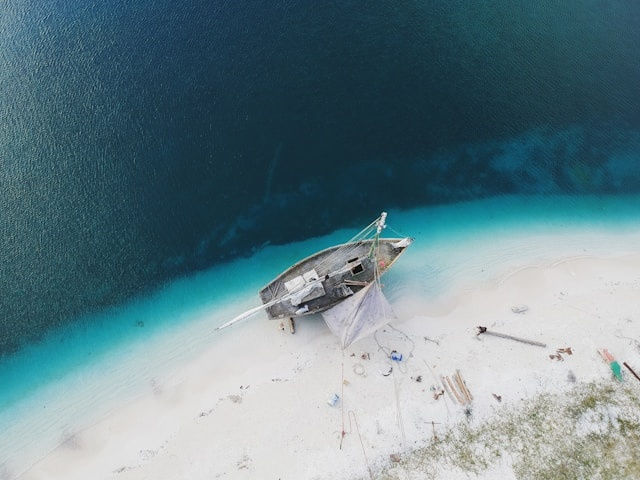
#> input picture docs/gallery/maritime/maritime_01.jpg, 640 x 480 px
$ python generate_demo_images.py
#> lines starting #> are read from the running program, lines starting #| are printed output that depends on the picture
#!/usr/bin/env python3
"""Generate demo comparison image for crossdomain-object-tracker README."""

import matplotlib
matplotlib.use('Agg')
import matplotlib.pyplot as plt
import matplotlib.patches as mpatches
import json
from pathlib import Path
import numpy as np
import os

os.chdir(Path(__file__).resolve().parent.parent)

# Load results
with open("docs/results.json") as f:
#> (reads docs/results.json from the repository)
    data = json.load(f)

fig = plt.figure(figsize=(16, 10))
fig.suptitle("Cross-Domain Object Detection Comparison (YOLOv8n)", fontsize=16, fontweight='bold', y=0.98)

domains = ["maritime", "driving", "campus", "indoor"]
domain_colors = {"maritime": "#0ea5e9", "driving": "#f59e0b", "campus": "#10b981", "indoor": "#8b5cf6"}
domain_labels = {"maritime": "Maritime\n(PoLaRIS)", "driving": "Driving\n(CoVLA)", "campus": "Campus\n(MCD)", "indoor": "Indoor\n(HM3D-OVON)"}

# Top row: sample images or placeholder cards
for i, domain in enumerate(domains):
    ax = fig.add_subplot(2, 4, i + 1)
    img_path = Path(f"docs/gallery/{domain}/{domain}_01.jpg")
    if img_path.exists():
        import matplotlib.image as mpimg
        img = mpimg.imread(str(img_path))
#> img is the input picture: shape (480, 640, 3); mean R, G, B 101.6, 128.5, 136.5
        ax.imshow(img)
    else:
        # Create a stylish placeholder card
        color = domain_colors[domain]
        ax.set_facecolor('#f8f9fa')
        rect = mpatches.FancyBboxPatch((0.05, 0.05), 0.9, 0.9, boxstyle="round,pad=0.05",
                                        facecolor=color, alpha=0.15, edgecolor=color, linewidth=2,
                                        transform=ax.transAxes)
        ax.add_patch(rect)
        stats = data["domains"][domain]["stats"]
        classes_str = ", ".join(list(stats["classes"].keys())[:3])
        ax.text(0.5, 0.55, domain.upper(), transform=ax.transAxes, ha='center', va='center',
                fontsize=14, fontweight='bold', color=color)
        ax.text(0.5, 0.38, f"{stats['total_detections']} detections", transform=ax.transAxes,
                ha='center', va='center', fontsize=10, color='#555555')
        ax.text(0.5, 0.25, f"avg conf: {stats['avg_confidence']:.3f}", transform=ax.transAxes,
                ha='center', va='center', fontsize=9, color='#777777')
        ax.text(0.5, 0.12, classes_str, transform=ax.transAxes,
                ha='center', va='center', fontsize=8, color='#999999', style='italic')
        ax.set_xlim(0, 1)
        ax.set_ylim(0, 1)

    ax.set_title(domain_labels[domain], fontsize=11, color=domain_colors[domain], fontweight='bold')
    ax.axis('off')

# Bottom left: detection count bar chart
ax_bar = fig.add_subplot(2, 2, 3)
counts = [data["domains"][d]["stats"]["total_detections"] for d in domains]
bars = ax_bar.bar(range(len(domains)), counts, color=[domain_colors[d] for d in domains], edgecolor='white', linewidth=1.5)
ax_bar.set_xticks(range(len(domains)))
ax_bar.set_xticklabels([d.capitalize() for d in domains])
ax_bar.set_ylabel("Total Detections")
ax_bar.set_title("Detection Count by Domain", fontweight='bold')
ax_bar.spines['top'].set_visible(False)
ax_bar.spines['right'].set_visible(False)
for bar, count in zip(bars, counts):
    ax_bar.text(bar.get_x() + bar.get_width() / 2, bar.get_height() + 0.3,
                str(count), ha='center', fontweight='bold', fontsize=11)
#> this loop made 4 passes
#> count on passes 1 to 4: 1, 22, 17, 6

# Bottom right: class distribution (stacked bar by domain)
ax_class = fig.add_subplot(2, 2, 4)
all_classes = set()
for d in domains:
    all_classes.update(data["domains"][d]["stats"]["classes"].keys())
top_classes = sorted(all_classes,
                     key=lambda c: sum(data["domains"][d]["stats"]["classes"].get(c, 0) for d in domains),
                     reverse=True)[:6]

x = np.arange(len(top_classes))
width = 0.2
for i, domain in enumerate(domains):
    vals = [data["domains"][domain]["stats"]["classes"].get(c, 0) for c in top_classes]
    ax_class.bar(x + i * width, vals, width, label=domain.capitalize(),
                 color=domain_colors[domain], alpha=0.85, edgecolor='white', linewidth=0.5)

ax_class.set_xticks(x + width * 1.5)
ax_class.set_xticklabels(top_classes, rotation=30, ha='right')
ax_class.set_ylabel("Count")
ax_class.set_title("Top Classes by Domain", fontweight='bold')
ax_class.legend(fontsize=8, framealpha=0.9)
ax_class.spines['top'].set_visible(False)
ax_class.spines['right'].set_visible(False)

plt.tight_layout()
plt.savefig("docs/demo_comparison.png", dpi=150, bbox_inches='tight', facecolor='white')
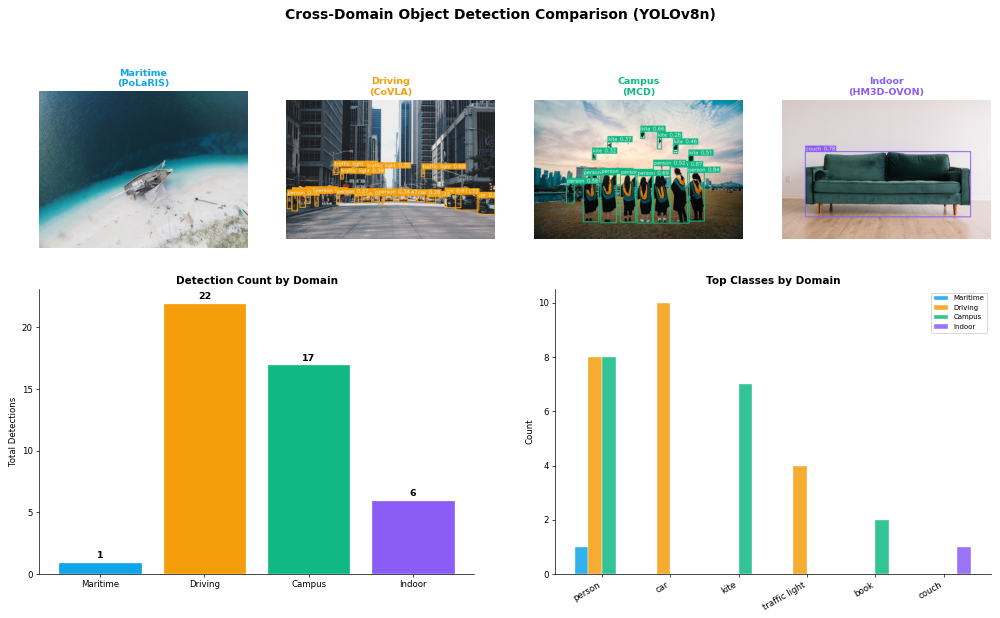
#> figure drawn by matplotlib, 6 panels; panel 5: tallest bar 22 high, from x = 0.6 to 1.4; panel 6: tallest bar 1 high, from x = -0.1 to 0.1; panel 6: tallest bar 10 high, from x = 1.1 to 1.3; panel 6: tallest bar 8 high, from x = 0.3 to 0.5
print("Saved docs/demo_comparison.png")
